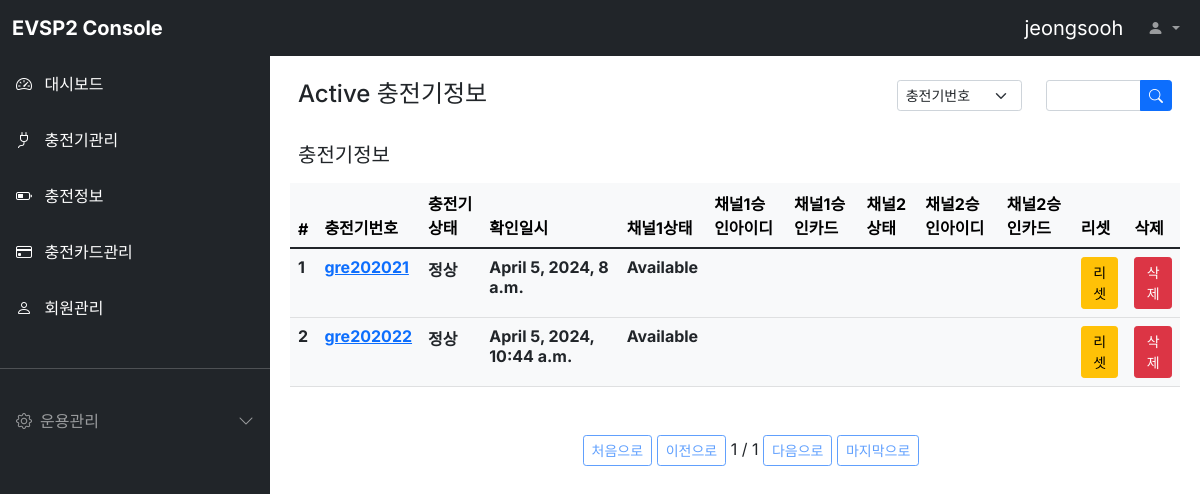
/clients/ (signed in), run on an earlier commit of the app's database.
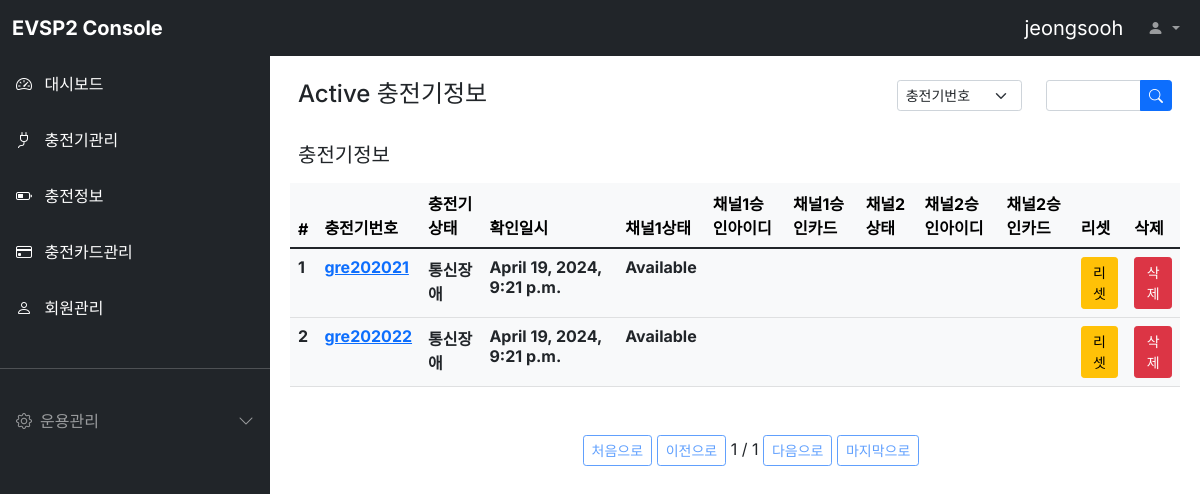
And on a later commit of the database.
### clients/models.py (models this page shows, shortened)
class Clients(models.Model):
  cpnumber = models.CharField(max_length=64, blank=True, verbose_name='충전기번호')
  cpstatus = models.CharField(max_length=64, blank=True, verbose_name='충전기상태')
  check_dttm = models.DateTimeField(blank=True, null=True, verbose_name='확인일시')
  channel_name_1 = models.CharField(max_length=64, blank=True, verbose_name='채널1이름')
  channel_status_1 = models.CharField(max_length=64, blank=True, verbose_name='채널1상태')
  connection_id_1 = models.CharField(max_length=256, blank=True, null=True, verbose_name='커넥션1아이디')
  authorized_tag_1 = models.CharField(max_length=64, blank=True, verbose_name='승인된1카드테그')
  channel_name_2 = models.CharField(max_length=64, blank=True, verbose_name='채널2이름')
  channel_status_2 = models.CharField(max_length=64, blank=True, verbose_name='채널2상태')
  connection_id_2 = models.CharField(max_length=256, blank=True, verbose_name='커넥션2아이디')
  authorized_tag_2 = models.CharField(max_length=64, blank=True, verbose_name='승인된2카드테그')
  class Meta:
    db_table = 'evsp2_clients'
    verbose_name = '충전기채널'
    verbose_name_plural = '충전기채널'

### clients/views.py (the view)
# urls.py: path('', views.ClientsList.as_view()),
class ClientsList(ListView):
  model = Clients
  template_name='clients.html'
  context_object_name = 'clientsList'
  paginate_by = 5
  queryset = Clients.objects.all()
  def get_queryset(self):
    queryset = Clients.objects.all()
    query = self.request.GET.get("q", None)
    if query is not None:
      queryset = queryset.filter(
        Q(cpnumber__icontains=query) |
        Q(cpstatus__icontains=query) |
        Q(channel_status_1__icontains=query)
      )
    return queryset
  def get_context_data(self, **kwargs):
    context = super().get_context_data(**kwargs)
    user_id = self.request.session['user']
    context['loginuser'] = user_id
    return context

### clients/templates/clients.html (shortened to what this page needs)
{% extends "base.html" %}
{% block contents %}
<div class="row mt-3 mx-3">
  <div class="col-md-8 fw-bold"><h4>Active 충전기정보</h4></div>
  <div class="col-md-2">
    <select class="form-select form-select-sm" aria-label="Default select example">
      <option selected>충전기번호</option>
    </select>
  </div>
  <div class="col-md-2">
    <form method="get" action="">
      <div class="input-group input-group-sm">
        <input type="text" class="form-control" name="q" placeholder="" aria-label="Recipient's userid" aria-describedby="button-addon2">
        <button class="btn btn-primary" type="submit" id="button-addon2">
          <i class="bi bi-search"></i>
        </button>
      </div>
    </form>
  </div>
</div>
<div class="row mt-3 mx-3">
  <div class="col-md-6 fw-bold"><h5>충전기정보</h5></div>
</div>
<div class="row mt-2 mx-2">
  <div class="col-12">
    {% load infolist_extras %}
    <table class="table table-light">
      <thead class="thead-light">
        <tr>
          <th scope="col">#</th>
          <th scope="col">충전기번호</th>
          <th scope="col">충전기상태</th>
          <th scope="col">확인일시</th>
          <th scope="col">채널1상태</th>
          <th scope="col">채널1승인아이디</th>
          <th scope="col">채널1승인카드</th>
          <th scope="col">채널2상태</th>
          <th scope="col">채널2승인아이디</th>
          <th scope="col">채널2승인카드</th>
          <th scope="col">리셋</th>
          <th scope="col">삭제</th>
        </tr>
      </thead>
      <tbody class="text-dark">
        {% for clients in clientsList %}
        <tr>
          <th scope="row">{{ clients.id }}</th>
          <th><a id="clients-{{ clients.id }}" href="/clients/{{ clients.id }}">{{ clients.cpnumber }}</a></th>
          <th>{{ clients.cpstatus }}</th>
          <th>{{ clients.check_dttm }}</th>
          <th>{{ clients.channel_status_1 }}</th>
          <th>{{ clients.connection_id_1 }}</th>
          <th>{{ clients.authorized_tag_1 }}</th>
          <th>{{ clients.channel_status_2 }}</th>
          <th>{{ clients.connection_id_2 }}</th>
          <th>{{ clients.authorized_tag_2 }}</th>
          <th><a class="btn btn-primary btn-sm btn-warning" id="clients-{{ clients.id }}"
            href="/clients/{{ clients.id }}/reset" target="_blank">리셋</a></th>
          <th><a class="btn btn-primary btn-sm btn-danger" id="clients-{{ clients.id }}"
            href="/clients/{{ clients.id }}/delete" target="_blank">삭제</a></th>
        </tr>
        {% endfor %}
      </tbody>
    </table>
    <div class="pagination justify-content-center mt-5">
      <ul class="step-links">
        {% if page_obj.has_previous %}
        <a class="btn btn-sm btn-outline-primary" href="{% my_url 1 'page' request.GET.urlencode %}">처음으로</a>
        <a class="btn btn-sm btn-outline-primary" href="{% my_url page_obj.previous_page_number 'page' request.GET.urlencode %}">이전으로</a>
        {% else %}
        <a class="btn btn-sm btn-outline-primary disabled" href="#">처음으로</a>
        <a class="btn btn-sm btn-outline-primary disabled" href="#">이전으로</a>
        {% endif %}
      <span class="current">
        {{ page_obj.number }} / {{ page_obj.paginator.num_pages }}
      </span>
        {% if page_obj.has_next %}
        <a class="btn btn-sm btn-outline-primary" href="{% my_url page_obj.next_page_number 'page' request.GET.urlencode %}">다음으로</a>
        <a class="btn btn-sm btn-outline-primary" href="{% my_url page_obj.paginator.num_pages 'page' request.GET.urlencode %}">마지막으로</a>
        {% else %}
        <a class="btn btn-sm btn-outline-primary disabled" href="#">다음으로</a>
        <a class="btn btn-sm btn-outline-primary disabled" href="#">마지막으로</a>
        {% endif %}
      </ul>
    </div>
  </div>
</div>
{% endblock %}

What changed in the data, as far as the page shows it:
changed Clients "gre202021": cpstatus "정상" → "통신장애"; check_dttm "April 5, 2024, 8 a.m." → "April 19, 2024, 9:21 p.m."
changed Clients "gre202022": cpstatus "정상" → "통신장애"; check_dttm "April 5, 2024, 10:44 a.m." → "April 19, 2024, 9:21 p.m."
